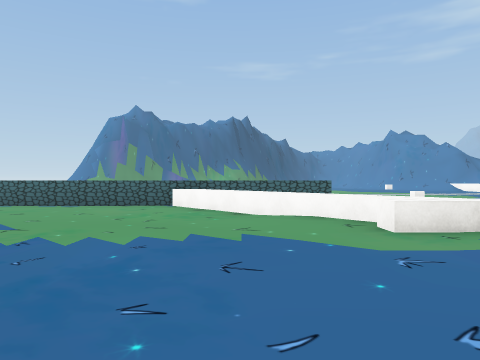
View 1 (above)

20 first-person views from a walk through a Unity game level. The camera is 1.4 m above the floor, looks level and sees 70° across. The floor is counted in squares, 2 m on a side. Each view is taken from the middle of a square. On the plan, view 1 faces up. The plan holds only what a view shows up to about 11 squares ahead; the rest is blank. The place goes on beyond the plan. The player character is not drawn. Some surface patterns are stand-ins.

View 2
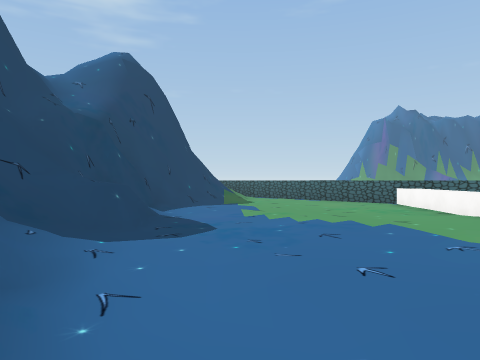

View 3
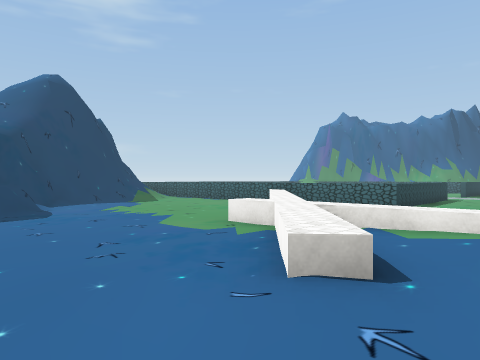

View 4
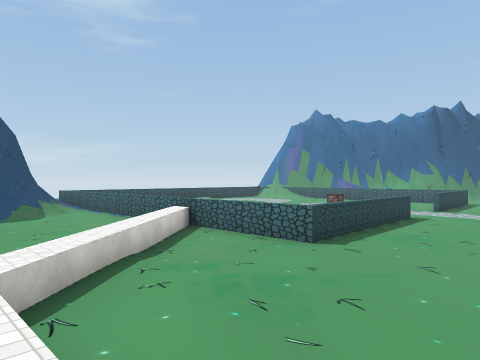

View 5
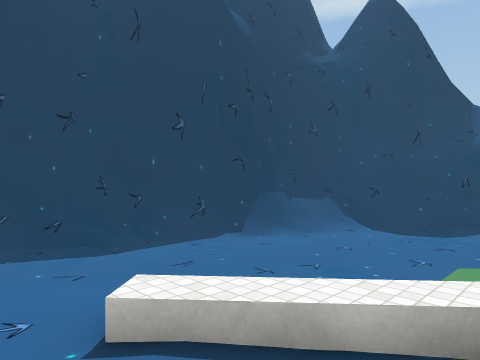

View 6
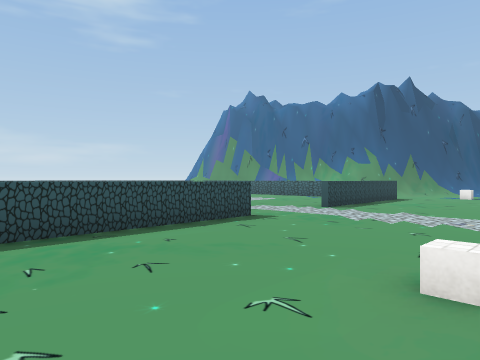

View 7
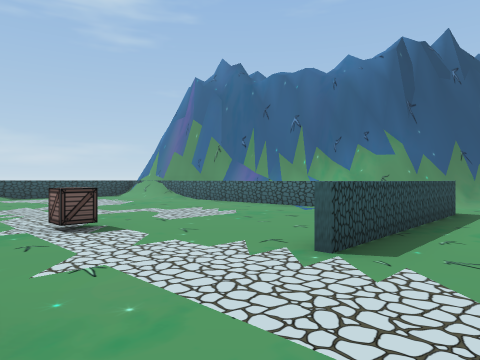

View 8
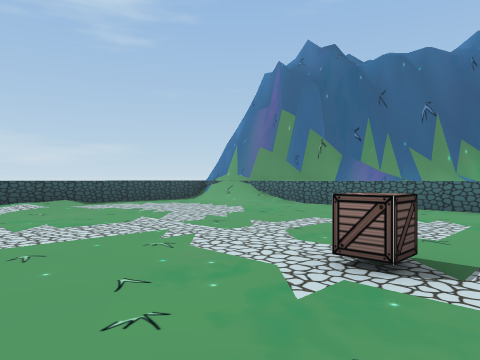

View 9
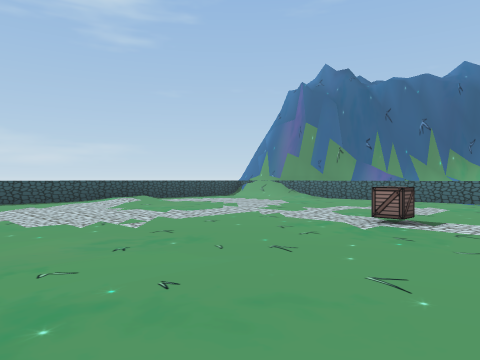

View 10
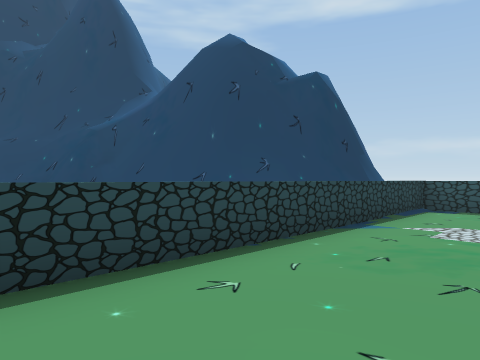

View 11
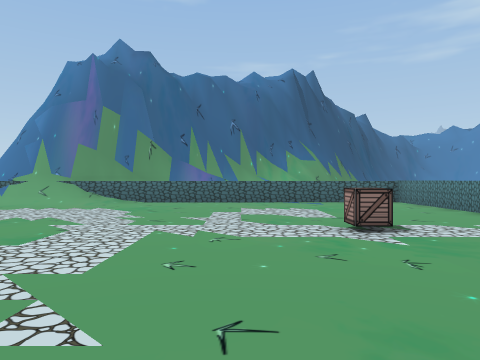

View 12
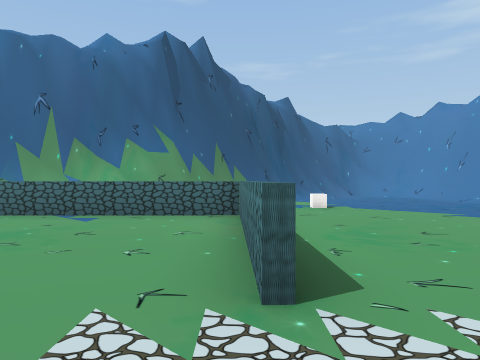

View 13
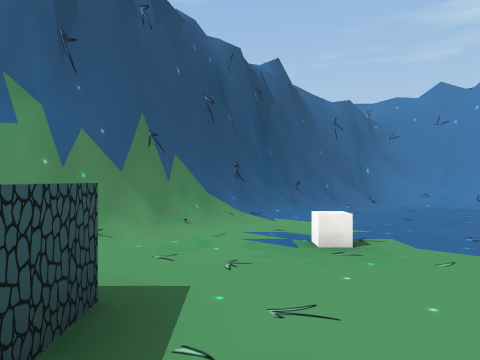

View 14
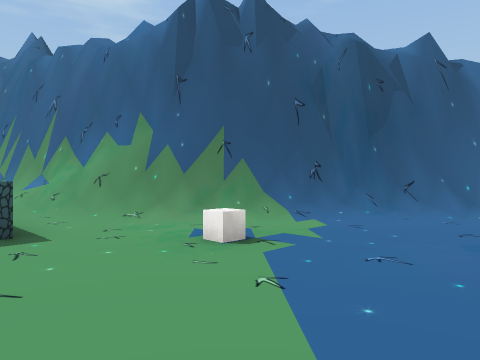

View 15
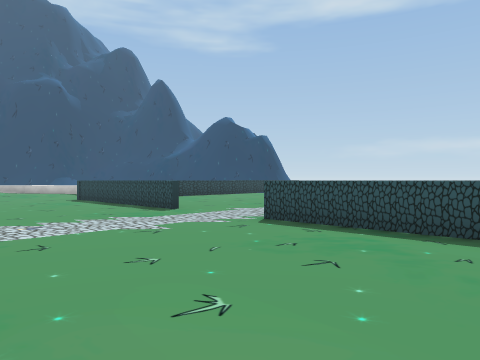

View 16
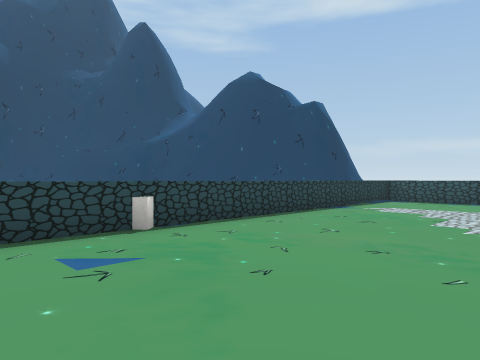

View 17
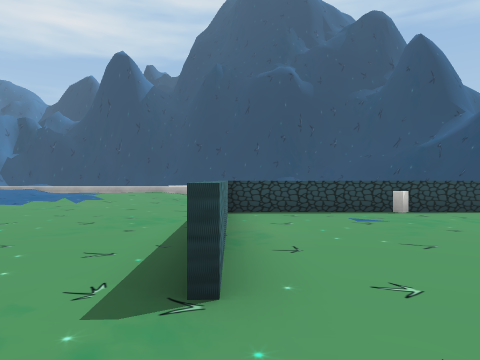

View 18
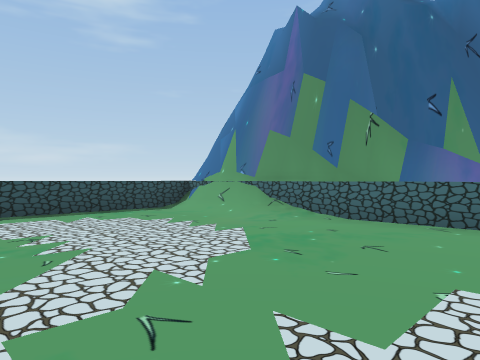

View 19
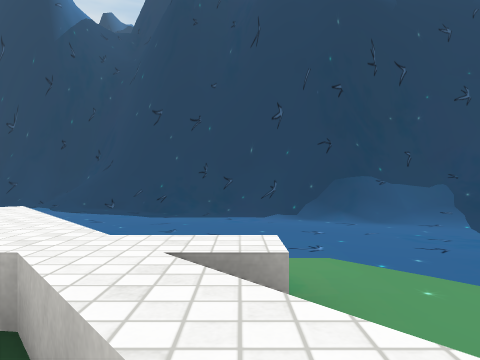

View 20
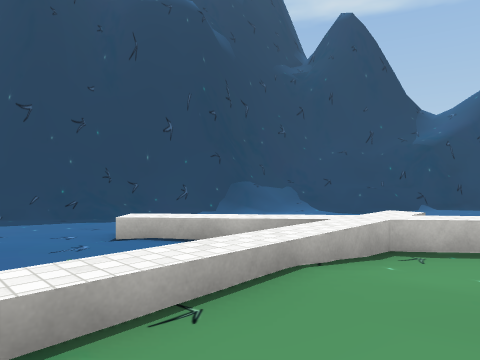

### Floor plan
Key: @ floor where view 1 was taken; # wall or solid block; x gap in a wall; . main floor; : floor 0.25 m higher than the main floor; + floor 0.5 m higher than the main floor; * floor 8.75 m higher than the main floor; / step, stairs or slope; = window, fence, low wall or low ledge; v drop or lower ground; C cube; O other object.
Columns run from 12 left of view 1 to 7 right of it. Each row starts with its distance up from view 1.
 32                *=vvv
 31                =vv##
 30               vv###.
 29              ####/..
 28              ###/...
 27              ##/....
 26           ####/.....
 25          ####=..C...
 24      #####///.......
 23  #######======#.....
 22  =////........=.....
 21  =............=.....
 20  =............=.....
 19  =............=.....
 18  =............#....
 17  =/./......O.......
 16  =/:/..............
 15  =.................
 14  =............=....
 13  =............=....
 12  =............=...C.
 11  =............=.....
 10  =..........===.....
  9  ##=========x.......
  8 ####/ ......=.......
  7   ###//.....==....//
  6    ###/......=/://++
  5      ##.....::=://++
  4      ##.....::===///
  3       ##/...:::://+
  2       =#=/...::://+
  1       #===...:::///
  0       ##=#//@.....:
 -1        ##=//=/.....
 -2         ######//....
 -3              ####///
 -4                ###//
 -5                  ###

Where each view was taken, in squares from view 1:
view 1: 0 up, 0 right, facing up
view 2: 1 down, 2 right, facing up-left
view 3: 0 up, 6 right, facing up-left
view 4: 4 up, 6 right, facing up-left
view 5: 4 up, 6 right, facing down-left
view 6: 10 up, 7 right, facing up-left
view 7: 15 up, 4 right, facing up-left
view 8: 14 up, 0 right, facing up-left
view 9: 11 up, 1 right, facing up-left
view 10: 12 up, 2 left, facing down-left
view 11: 12 up, 3 left, facing up
view 12: 16 up, 2 right, facing up
view 13: 21 up, 3 right, facing up
view 14: 22 up, 7 right, facing up-left
view 15: 22 up, 7 right, facing down-left
view 16: 14 up, 1 right, facing down-left
view 17: 17 up, 2 right, facing down
view 18: 17 up, 3 left, facing up-left
view 19: 6 up, 2 right, facing down
view 20: 6 up, 7 right, facing down-left
